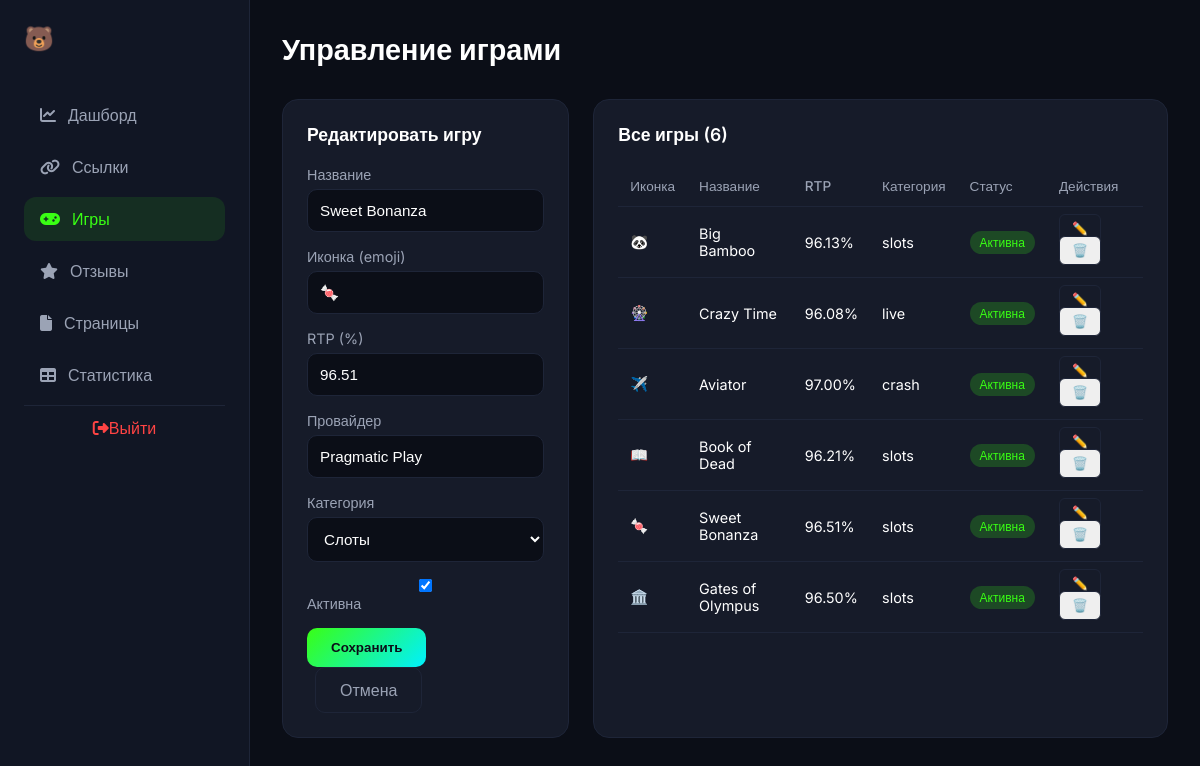
/admin/games.php?edit=2 (signed in), run on the app's committed database.
### tables this page shows
CREATE TABLE games (
    id INT AUTO_INCREMENT PRIMARY KEY,
    name VARCHAR(255) NOT NULL,
    icon VARCHAR(10) DEFAULT '🎰',
    rtp DECIMAL(5,2) DEFAULT 96.00,
    provider VARCHAR(100),
    category ENUM('slots', 'live', 'crash') DEFAULT 'slots',
    is_active TINYINT(1) DEFAULT 1,
    sort_order INT DEFAULT 0,
    created_at TIMESTAMP DEFAULT CURRENT_TIMESTAMP,
    updated_at TIMESTAMP DEFAULT CURRENT_TIMESTAMP ON UPDATE CURRENT_TIMESTAMP
);

### admin/games.php (the view, shortened to what this page needs)
<?php
$db = getDB(); $message = '';
$games = $db->query("SELECT * FROM games ORDER BY id DESC")->fetchAll();
$edit = null;
if (isset($_GET['edit'])) { $stmt = $db->prepare("SELECT * FROM games WHERE id=?"); $stmt->execute([$_GET['edit']]); $edit = $stmt->fetch(); }
?>
<!DOCTYPE html>
<html lang="ru">
<head>
    <link rel="stylesheet" href="https://cdnjs.cloudflare.com/ajax/libs/font-awesome/6.4.0/css/all.min.css">
</head>
<body>
    <aside class="sidebar">
        <div class="sidebar-logo">🐻</div>
        <ul class="sidebar-nav">
            <li><a href="dashboard.php"><i class="fas fa-chart-line"></i>Дашборд</a></li>
            <li><a href="links.php"><i class="fas fa-link"></i>Ссылки</a></li>
            <li><a href="games.php" class="active"><i class="fas fa-gamepad"></i>Игры</a></li>
            <li><a href="reviews.php"><i class="fas fa-star"></i>Отзывы</a></li>
            <li><a href="pages.php"><i class="fas fa-file"></i>Страницы</a></li>
            <li><a href="stats.php"><i class="fas fa-table"></i>Статистика</a></li>
        </ul>
        <a href="logout.php" class="sidebar-logout"><i class="fas fa-sign-out-alt"></i>Выйти</a>
    </aside>
    <main class="main-content">
        <h1 class="page-title">Управление играми</h1>
        <div class="content-grid">
            <div class="form-card">
                <h3 class="card-title"><?=$edit?'Редактировать':'Добавить'?> игру</h3>
                <form method="POST">
                    <div class="form-group"><label>Название</label><input type="text" name="name" value="<?=$edit['name']??''?>" required></div>
                    <div class="form-group"><label>Иконка (emoji)</label><input type="text" name="icon" value="<?=$edit['icon']??'🎰'?>" required></div>
                    <div class="form-group"><label>RTP (%)</label><input type="text" name="rtp" value="<?=$edit['rtp']??'96.00'?>" required></div>
                    <div class="form-group"><label>Провайдер</label><input type="text" name="provider" value="<?=$edit['provider']??''?>" required></div>
                    <div class="form-group">
                        <label>Категория</label>
                        <select name="category">
                            <option value="slots" <?=($edit['category']??'')==='slots'?'selected':''?>>Слоты</option>
                        </select>
                    </div>
                    <div class="form-group"><label><input type="checkbox" name="is_active" <?=($edit['is_active']??1)?'checked':''?>> Активна</label></div>
                    <button type="submit" class="btn-save">Сохранить</button>
                    <?php if($edit):?><a href="games.php" class="btn-cancel">Отмена</a><?php endif;?>
                </form>
            </div>
            <div class="list-card">
                <h3 class="card-title">Все игры (<?=count($games)?>)</h3>
                <div style="overflow-x:auto">
                    <table>
                        <thead><tr><th>Иконка</th><th>Название</th><th>RTP</th><th>Категория</th><th>Статус</th><th>Действия</th></tr></thead>
                        <tbody>
                            <?php foreach($games as $g):?>
                            <tr>
                                <td><?=$g['icon']?></td><td><?=htmlspecialchars($g['name'])?></td>
                                <td><?=$g['rtp']?>%</td><td><?=$g['category']?></td>
                                <td><span class="badge <?=$g['is_active']?'badge-active':'badge-inactive'?>"><?=$g['is_active']?'Активна':'Скрыта'?></span></td>
                                <td>
                                    <a href="?edit=<?=$g['id']?>" class="btn-action">✏️</a>
                                    <form method="POST" style="display:inline" onsubmit="return confirm('Удалить?')">
                                        <button type="submit" class="btn-action delete">🗑️</button>
                                    </form>
                                </td>
                            </tr>
                            <?php endforeach;?>
                        </tbody>
                    </table>
                </div>
            </div>
        </div>
    </main>
</body>
</html>

### admin/games.php (style rules this page uses)
* { margin:0;padding:0;box-sizing:border-box }
body { font-family:'Inter',sans-serif;background:#0B0E17;color:#FFF;display:flex;min-height:100vh }
.sidebar { width:250px;background:#111624;border-right:1px solid #1E2538;padding:24px;position:fixed;height:100vh }
.sidebar-logo { font-size:1.5rem;font-weight:700;margin-bottom:40px;color:#39FF14 }
.sidebar-nav { list-style:none }
.sidebar-nav li { margin-bottom:8px }
.sidebar-nav a { display:flex;align-items:center;gap:12px;padding:12px 16px;color:#9BA3B5;text-decoration:none;border-radius:12px }
.sidebar-nav a:hover,.sidebar-nav a.active { background:rgba(57,255,20,0.1);color:#39FF14 }
.sidebar-logout { display:block;padding:12px;text-align:center;color:#ff4444;text-decoration:none;border-top:1px solid #1E2538;margin-top:auto }
.main-content { margin-left:250px;flex:1;padding:32px }
.page-title { font-size:1.8rem;font-weight:700;margin-bottom:32px }
.content-grid { display:grid;grid-template-columns:1fr 2fr;gap:24px }
.form-card,.list-card { background:#161B29;border:1px solid #1E2538;border-radius:16px;padding:24px }
.card-title { font-weight:600;margin-bottom:20px;font-size:1.1rem }
.form-group { margin-bottom:16px }
.form-group label { display:block;color:#9BA3B5;margin-bottom:6px;font-size:.9rem }
.form-group input,.form-group select { width:100%;padding:12px;background:#0B0E17;border:1px solid #1E2538;border-radius:10px;color:#FFF;font-size:.95rem }
.btn-save { padding:12px 24px;background:linear-gradient(135deg,#39FF14,#00F0FF);border:none;border-radius:10px;color:#0B0E17;font-weight:700;cursor:pointer }
.btn-cancel { padding:12px 24px;background:transparent;border:1px solid #1E2538;border-radius:10px;color:#9BA3B5;cursor:pointer;margin-left:8px;text-decoration:none;display:inline-block }
table { width:100%;border-collapse:collapse }
th,td { padding:12px;text-align:left;border-bottom:1px solid #1E2538 }
th { color:#9BA3B5;font-weight:500;font-size:.85rem }
td { font-size:.9rem }
.btn-action { padding:6px 12px;border:1px solid #1E2538;border-radius:6px;color:#9BA3B5;text-decoration:none;font-size:.8rem;margin-right:4px }
.badge { display:inline-block;padding:4px 10px;border-radius:20px;font-size:.75rem }
.badge-active { background:rgba(57,255,20,0.2);color:#39FF14 }

### data on the page
games: name "Sweet Bonanza", icon "🍬", rtp "96.51", provider "Pragmatic Play", category "Слоты", is_active "☑", category "slots", shows "Активна"
games: icon "🐼", name "Big Bamboo", rtp "96.13", category "slots", is_active "Активна"
games: icon "🎡", name "Crazy Time", rtp "96.08", category "live", is_active "Активна"
games: icon "✈️", name "Aviator", rtp "97.00", category "crash", is_active "Активна"
games: icon "📖", name "Book of Dead", rtp "96.21", category "slots", is_active "Активна"
games: icon "🏛️", name "Gates of Olympus", rtp "96.50", category "slots", is_active "Активна"

### other printed values
count($games) "6"
